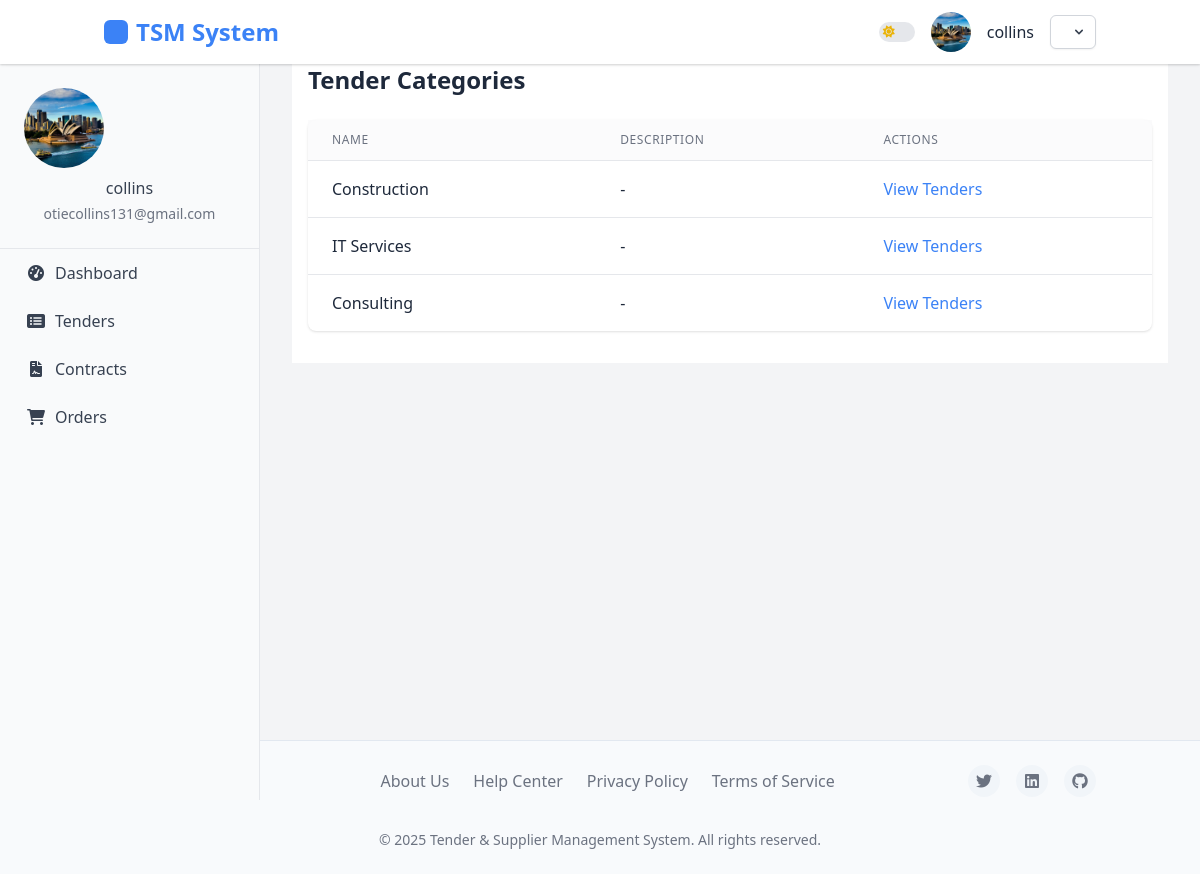
Screenshot of /tenders/categories/ (signed in) with the database file from the repository.
### accounts/models.py (models this page shows, shortened)
class User(AbstractUser):
    USER_TYPE_CHOICES = (
        ('buyer', 'Buyer'),
        ('supplier', 'Supplier'),
        ('admin', 'Administrator'),
    )
    user_type = models.CharField(
        max_length=10,
        choices=USER_TYPE_CHOICES,
        default='buyer',
        verbose_name=_('User Type')
    )
    company_name = models.CharField(max_length=100, blank=True)
    phone_number = models.CharField(max_length=20, blank=True)
    email = models.EmailField(_('email address'), unique=True)
    USERNAME_FIELD = 'email'
    REQUIRED_FIELDS = ['username', 'user_type']
    @property
    def is_buyer(self):
        return self.user_type == 'buyer'
    class Meta:
        permissions = [
            ("manage_buyers", "Can manage buyer accounts"),
            ("manage_suppliers", "Can manage supplier accounts"),
        ]

class UserProfile(models.Model):
    user = models.OneToOneField(User, on_delete=models.CASCADE, related_name='profile')
    profile_picture = models.ImageField(upload_to='profile_pics/', blank=True, null=True)
    address = models.TextField(blank=True)
    city = models.CharField(max_length=100, blank=True)
    state = models.CharField(max_length=100, blank=True)
    country = models.CharField(max_length=100, blank=True)
    postal_code = models.CharField(max_length=20, blank=True)
    tax_id = models.CharField(max_length=50, blank=True)
    registration_date = models.DateTimeField(auto_now_add=True)
    last_active = models.DateTimeField(auto_now=True)
    business_category = models.CharField(max_length=100, blank=True)
    years_in_business = models.PositiveIntegerField(default=0)
    department = models.CharField(max_length=100, blank=True)
    position = models.CharField(max_length=100, blank=True)

### tenders/models.py (models this page shows, shortened)
class TenderCategory(models.Model):
    name = models.CharField(max_length=100)
    description = models.TextField(blank=True, null=True)
    class Meta:
        verbose_name_plural = "Tender Categories"

### tenders/views.py (the view)
# urls.py: path('categories/', views.category_list, name='category_list'),
def category_list(request):
    categories = TenderCategory.objects.all()
    return render(request, 'tenders/category_list.html', {'categories': categories})

### tenders/templates/tenders/category_list.html (shortened to what this page needs)
{% extends 'base.html' %}
{% block content %}
<div class="container mx-auto px-4 py-8 theme-container">
    <div class="flex justify-between items-center mb-6">
        <h1 class="text-2xl font-bold theme-heading">Tender Categories</h1>
    </div>
    <div class="theme-feature rounded-lg shadow">
        {% if categories %}
            <table class="min-w-full divide-y divide-gray-200 dark:divide-gray-700">
                <thead class="bg-gray-50 dark:bg-gray-800 bg-opacity-70">
                    <tr>
                        <th class="px-6 py-3 text-left text-xs font-medium theme-text-muted uppercase tracking-wider">Name</th>
                        <th class="px-6 py-3 text-left text-xs font-medium theme-text-muted uppercase tracking-wider">Description</th>
                        <th class="px-6 py-3 text-left text-xs font-medium theme-text-muted uppercase tracking-wider">Actions</th>
                    </tr>
                </thead>
                <tbody class="divide-y divide-gray-200 dark:divide-gray-700">
                    {% for category in categories %}
                    <tr class="hover:bg-gray-50 dark:hover:bg-gray-800 transition-colors duration-150">
                        <td class="px-6 py-4 whitespace-nowrap theme-paragraph">{{ category.name }}</td>
                        <td class="px-6 py-4 theme-paragraph">{{ category.description|default:"-" }}</td>
                        <td class="px-6 py-4 whitespace-nowrap">
                            <a href="{% url 'tenders:tender_list' %}?category={{ category.id }}" class="theme-icon-primary hover:underline">
                                View Tenders
                            </a>
                        </td>
                    </tr>
                    {% endfor %}
                </tbody>
            </table>
        {% else %}
            <div class="p-6 text-center theme-paragraph">
                <p>No categories found.</p>
            </div>
        {% endif %}
    </div>
</div>
{% endblock %}

### accounts/templates/base.html (shortened to what this page needs)
<!DOCTYPE html>
<html lang="en" class="light">
    <head>
    <script src="https://cdn.tailwindcss.com"></script>
    <link rel="stylesheet" href="https://cdnjs.cloudflare.com/ajax/libs/font-awesome/6.0.0-beta3/css/all.min.css">
</head>
<body>
    <aside class="sidebar">
        <div class="sidebar-profile">
            {% if user.is_authenticated %}
                {% if user.profile.profile_picture %}
                    <img src="{{ user.profile.profile_picture.url }}" alt="{{ user.username }}'s Avatar">
                {% endif %}
                <h6>{{ user.get_full_name|default:user.username }}</h6>
                <p class="text-sm">{{ user.email }}</p>
            {% endif %}
        </div>
        <nav class="sidebar-nav">
            <ul>
                {% if user.is_authenticated %}
                    {% if user.is_buyer %}
                        <li><a href="{% url 'dashboard:buyer_dashboard' %}" {% if request.resolver_match.url_name == 'buyer_dashboard' %}class="active"{% endif %}><i class="fas fa-tachometer-alt"></i> Dashboard</a></li>
                        <li><a href="{% url 'tenders:tender_list' %}" {% if request.resolver_match.url_name == 'tender_list' %}class="active"{% endif %}><i class="fas fa-list-alt"></i> Tenders</a></li>
                        <li><a href="{% url 'contracts:contract_list' %}" {% if request.path == '/contracts/' %}class="active"{% endif %}><i class="fas fa-file-contract"></i> Contracts</a></li>
                        <li><a href="{% url 'orders:order_list' %}"><i class="fas fa-shopping-cart"></i> Orders</a></li>
                    {% endif %}
                {% endif %}
            </ul>
        </nav>
    </aside>
    <header>
        <nav class="container mx-auto px-4">
            <div class="logo">
                <a href="{% url 'home' %}" class="text-2xl font-bold">TSM System</a>
            </div>
            <div class="profile">
                <div class="theme-toggle-container">
                    <label class="relative inline-flex items-center cursor-pointer">
                        <span class="w-9 h-5 bg-gray-200 peer-focus:outline-none peer-focus:ring-2 peer-focus:ring-primary-300 dark:bg-gray-700 rounded-full peer dark:peer-focus:ring-primary-600 peer-checked:bg-primary-600 relative">
                            <i class="fas fa-sun absolute left-1 top-1/2 -translate-y-1/2 text-yellow-500 text-xs z-10 transition-opacity dark:opacity-0"></i>
                        </span>
                    </label>
                </div>
                {% if user.profile.profile_picture %}
                      <img src="{{ user.profile.profile_picture.url }}" alt="{{ user.username }}'s Avatar" class="w-10 h-10 rounded-full object-cover">
                    {% else %}
                      <img src="https://via.placeholder.com/40" alt="User Avatar" class="w-10 h-10 rounded-full object-cover">
                    {% endif %}
                {% if user.is_authenticated %}
                    <span class="username">{{ user.username }}</span>
                    <div class="relative inline-block text-left">
                        <button id="userMenuButton" type="button" class="inline-flex items-center justify-center px-3 py-2 text-sm font-medium text-gray-700 bg-white border border-gray-300 rounded-md shadow-sm hover:bg-gray-50 focus:outline-none focus:ring-2 focus:ring-offset-2 focus:ring-primary-500 dark:bg-gray-800 dark:border-gray-700 dark:text-gray-400 dark:hover:bg-gray-700" aria-expanded="false" aria-haspopup="true">
                            <svg class="w-4 h-4 ml-2 -mr-1" viewBox="0 0 20 20" fill="currentColor" aria-hidden="true">
                                <path fill-rule="evenodd" d="M5.293 7.293a1 1 0 011.414 0L10 10.586l3.293-3.293a1 1 0 111.414 1.414l-4 4a1 1 0 01-1.414 0l-4-4a1 1 0 010-1.414z" clip-rule="evenodd" />
                            </svg>
                        </button>
                    </div>
                {% endif %}
            </div>
        </nav>
    </header>
    <div class="main-content">
        {% block content %}{% endblock %}
    </div>
    <footer>
        <div class="container mx-auto px-4">
            <div class="footer-content">
                <div class="footer-logo">TSM System</div>
                <div class="footer-links">
                    <a href="#">About Us</a>
                    <a href="#">Help Center</a>
                    <a href="#">Privacy Policy</a>
                    <a href="#">Terms of Service</a>
                </div>
                <div class="footer-socials">
                    <a href="#"><i class="fab fa-twitter"></i></a>
                    <a href="#"><i class="fab fa-linkedin"></i></a>
                    <a href="#"><i class="fab fa-github"></i></a>
                </div>
                <div class="footer-copyright">
                    &copy; {% now "Y" %} Tender & Supplier Management System. All rights reserved.
                </div>
            </div>
        </div>
    </footer>
</body>
</html>

### rows the page displays
User: profile.profile_picture (picture), get_full_name "collins", email "otiecollins131@gmail.com", username "collins"
TenderCategory: name "Construction", description "-"
TenderCategory: name "IT Services", description "-"
TenderCategory: name "Consulting", description "-"
